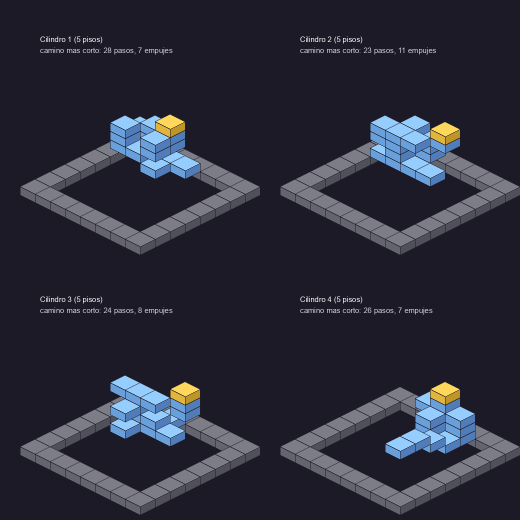
#> input picture capturas/progreso/01b_cilindro_1salida.png, 1040 x 1040 px, given in place of 01c_cilindro_4salidas.png_0_vista.png, which was not available (shown at 1/2 size)
$ python montaje_salas.py ../capturas/progreso/01b_cilindro_1salida.png ../capturas/progreso/01c_cilindro_4salidas.png ../capturas/progreso/01c_cilindro_4salidas.png 5 ../capturas/progreso/01c_cilindro_4salidas.png
#> lines starting #> are read from the running program, lines starting #| are printed output that depends on the picture; after the words box and inside, x2 and y2 are one past the last pixel; in counts of white or black regions, pixels touching at a corner belong together
"""Arma una hoja con los cuadros de capturas de una sala (cuadros de tests/capturas/shot_estudio.gd).
La cámara es fija, así que se recorta a la caja que contiene la sala en TODOS los cuadros (la misma para todos): las salas altas, que son angostas, se
muestran en columnas verticales y las bajas en una grilla de 3 columnas, siempre lo más grandes que entran.
Uso: python herramientas/montaje_salas.py SALIDA.png PREFIJO INDICE_SALA CUADROS "titulo" """
import sys
from PIL import Image, ImageDraw, ImageFont, ImageChops

salida, prefijo, idx, n, titulo = sys.argv[1], sys.argv[2], sys.argv[3], int(sys.argv[4]), sys.argv[5]
frames = []
for k in range(n):
    for nombre in ('%s_%s_%d_vista.png' % (prefijo, idx, k), '%s_%s_%d.png' % (prefijo, idx, k)):
        try:
            frames.append(Image.open(nombre).convert('RGB'))
            break
        except Exception:
            pass
    else:
        frames.append(None)
ok = [f for f in frames if f is not None]
fondo = Image.new('RGB', ok[0].size, ok[0].getpixel((0, 0)))
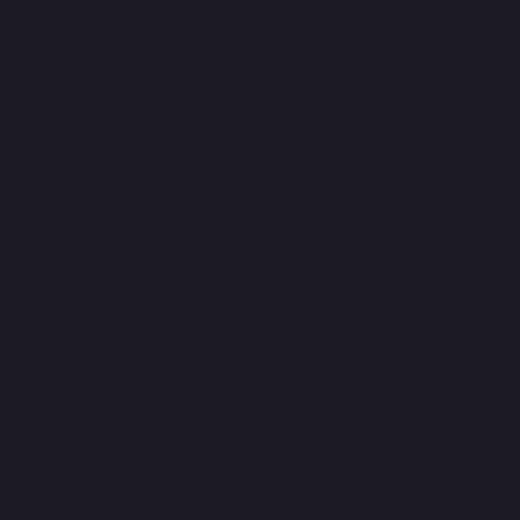
#> fondo: PIL image 1040x1040 RGB (shown at 1/2 size); mean R, G, B 28, 26, 38
caja = None
for f in ok:
    # (se ignora la grilla de referencia, muy tenue: sólo cuenta lo que se aparta bastante del fondo)
    dif = ImageChops.difference(f, fondo).convert('L').point(lambda v: 255 if v > 60 else 0)
    b = dif.getbbox()
    if b:
        caja = b if caja is None else (min(caja[0], b[0]), min(caja[1], b[1]), max(caja[2], b[2]), max(caja[3], b[3]))
#> this loop made 3 passes
#> pass 1, `dif = ImageChops.difference(f, fondo).convert('L').point(lambda v: 255..`:
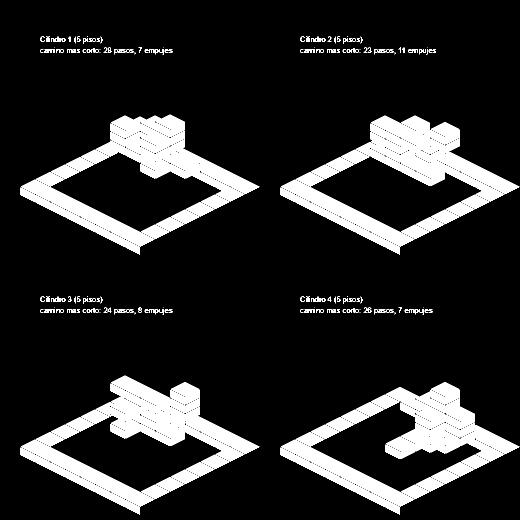
#> dif: PIL image 1040x1040 L (shown at 1/2 size); 14.9% white; 332 white regions (56 under 20 px), largest, box (x1, y1, x2, y2) and area: (801, 277, 1039, 388) 8552, (281, 279, 519, 388) 7815, (222, 751, 370, 892) 6943
#> pass 2, `dif = ImageChops.difference(f, fondo).convert('L').point(lambda v: 255..`:
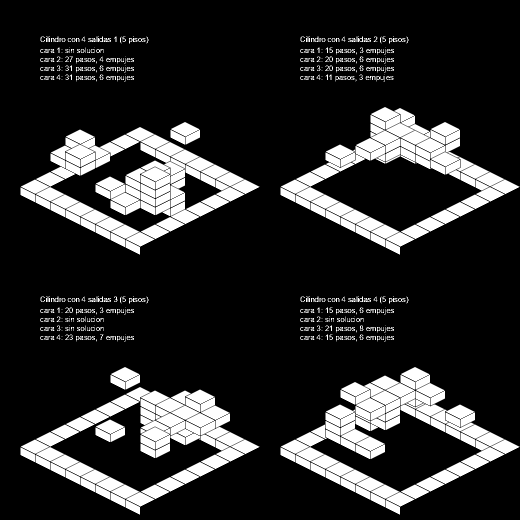
#> dif: PIL image 1040x1040 L (shown at 1/2 size); 17.1% white; 589 white regions (132 under 20 px), largest, box (x1, y1, x2, y2) and area: (742, 734, 1039, 908) 11694, (742, 214, 1039, 388) 10335, (252, 774, 519, 908) 10111
if caja is None:
    caja = (0, 0) + ok[0].size
m = 24
caja = (max(caja[0] - m, 0), max(caja[1] - m, 0), min(caja[2] + m, ok[0].size[0]), min(caja[3] + m, ok[0].size[1]))
bw, bh = caja[2] - caja[0], caja[3] - caja[1]
aspecto = bw / bh
if aspecto < 0.75:   # sala alta y angosta: todos los cuadros en una fila
    cols = min(n, 6)
    W = 1920 // cols
    H = min(int(W / aspecto), 1000)
else:
    cols = 3
    W = 640
    H = min(int(W / aspecto), 520)
filas = (n + cols - 1) // cols
img = Image.new('RGB', (W * cols, H * filas + 36), (24, 22, 34))
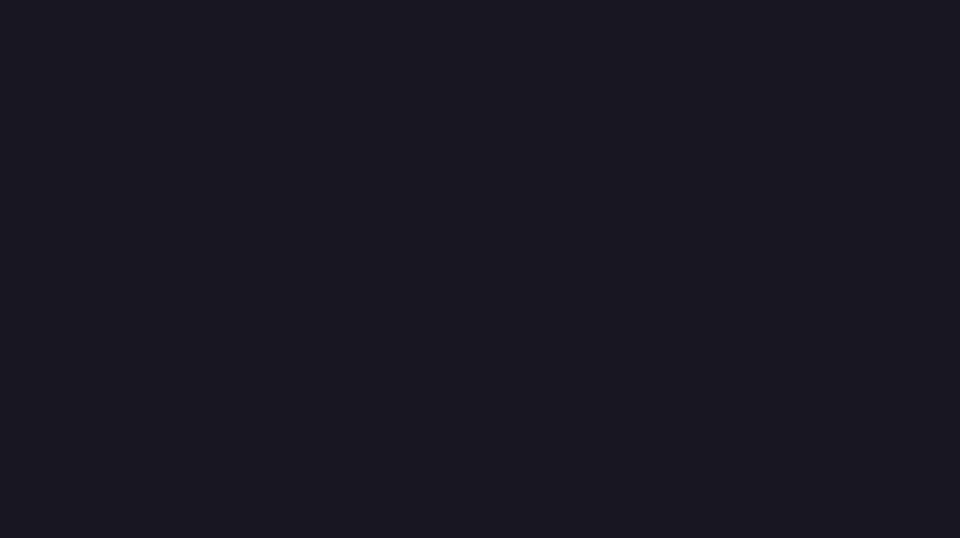
#> img: PIL image 1920x1076 RGB (shown at 1/2 size); mean R, G, B 24, 22, 34
d = ImageDraw.Draw(img)
try:
    fnt = ImageFont.truetype('arial.ttf', 15)
except Exception:
    fnt = ImageFont.load_default()
d.text((10, 9), titulo, fill=(255, 235, 160), font=fnt)
for k, f in enumerate(frames):
    if f is None:
        continue
    c = f.crop(caja)
    esc = min(W / c.size[0], H / c.size[1])
    c = c.resize((max(int(c.size[0] * esc), 1), max(int(c.size[1] * esc), 1)), Image.LANCZOS)
    x0 = (k % cols) * W + (W - c.size[0]) // 2
    y0 = 36 + (k // cols) * H + (H - c.size[1]) // 2
    img.paste(c, (x0, y0))
    d.text(((k % cols) * W + 8, 40 + (k // cols) * H), 'cuadro %d' % (k + 1), fill=(220, 220, 235), font=fnt)
#> this loop made 5 passes
#> pass 1, `c = c.resize((max(int(c.size[0] * esc), 1), max(int(c.size[1] * esc), ..`:
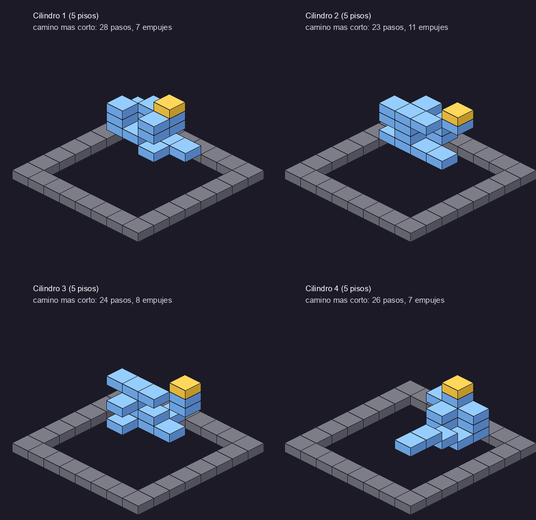
#> c: PIL image 536x520 RGB; mean R, G, B 44.7, 45.5, 58.5
#> pass 2, `c = c.resize((max(int(c.size[0] * esc), 1), max(int(c.size[1] * esc), ..`:
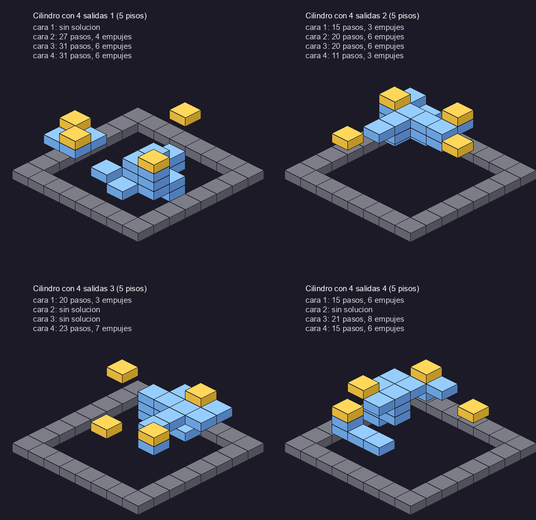
#> c: PIL image 536x520 RGB; mean R, G, B 49.6, 49.5, 59.6
#> after the loop:
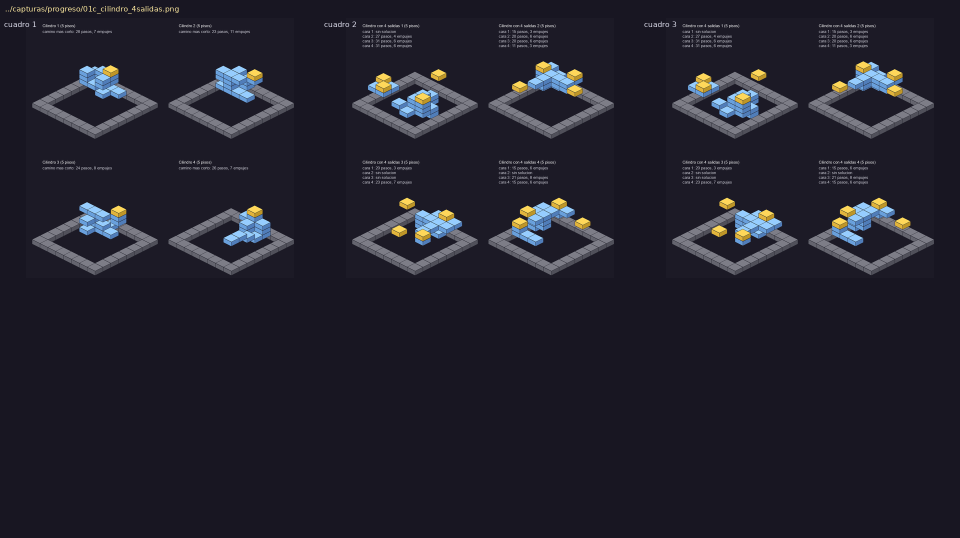
#> img: PIL image 1920x1076 RGB (shown at 1/2 size); mean R, G, B 33.9, 32.7, 44.3
img.save(salida)
print('ok', salida)
